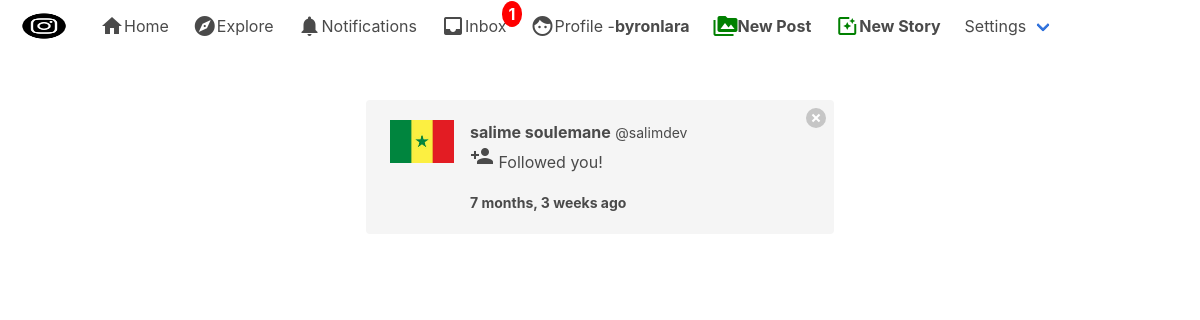
The app's page /notifications/ (signed in) with its own data.
### notifications/models.py (models this page shows)
class Notification(models.Model):
	NOTIFICATION_TYPES = ((1,'Like'),(2,'Comment'), (3,'Follow'))
	post = models.ForeignKey('post.Post', on_delete=models.CASCADE, related_name="noti_post", blank=True, null=True)
	sender = models.ForeignKey(User, on_delete=models.CASCADE, related_name="noti_from_user")
	user = models.ForeignKey(User, on_delete=models.CASCADE, related_name="noti_to_user")
	notification_type = models.IntegerField(choices=NOTIFICATION_TYPES)
	text_preview = models.CharField(max_length=90, blank=True)
	date = models.DateTimeField(auto_now_add=True)
	is_seen = models.BooleanField(default=False)

### authy/models.py (models this page shows, shortened)
class Profile(models.Model):
	user = models.OneToOneField(User, on_delete=models.CASCADE, related_name='profile')
	first_name = models.CharField(max_length=50, null=True, blank=True)
	last_name = models.CharField(max_length=50, null=True, blank=True)
	location = models.CharField(max_length=50, null=True, blank=True)
	url = models.CharField(max_length=80, null=True, blank=True)
	profile_info = models.TextField(max_length=150, null=True, blank=True)
	created = models.DateField(auto_now_add=True)
	favorites = models.ManyToManyField(Post)
	picture = models.ImageField(upload_to=user_directory_path, blank=True, null=True, verbose_name='Picture')

### notifications/views.py (the view)
# urls.py: path('', ShowNOtifications, name='show-notifications'),
def ShowNOtifications(request):
	user = request.user
	notifications = Notification.objects.filter(user=user).order_by('-date')
	Notification.objects.filter(user=user, is_seen=False).update(is_seen=True)
	template = loader.get_template('notifications.html')
	context = {
		'notifications': notifications,
	}
	return HttpResponse(template.render(context, request))

### direct/views.py (called while the page is built)
def checkDirects(request):
	directs_count = 0
	if request.user.is_authenticated:
		directs_count = Message.objects.filter(user=request.user, is_read=False).count()
	return {'directs_count':directs_count}

### notifications/views.py (called while the page is built)
def CountNotifications(request):
	count_notifications = 0
	if request.user.is_authenticated:
		count_notifications = Notification.objects.filter(user=request.user, is_seen=False).count()
	return {'count_notifications':count_notifications}

### instagram_clone/templates/notifications.html (shortened to what this page needs)
{% extends 'base.html' %}
{% load static %}
{% load humanize %}
{% block content %}
    <div class="columns is-mobile is-centered">
    <div class="column is-half">
{% for notification in notifications %}
{% if notification.notification_type == 3 %}
      <div class="notification">
      <a href="{% url 'delete-notification' notification.id %}" class="delete"></a>
      <article class="media">
  <figure class="media-left">
    <p class="image is-64x64">
          {% if notification.sender.profile.picture %}
            <img src="{{ notification.sender.profile.picture.url }}" alt="Placeholder image">
          {% else %}
            <img src="https://bulma.io/images/placeholders/96x96.png" alt="Placeholder image">
        {% endif %}
    </p>
  </figure>
  <div class="media-content">
    <div class="content">
        <strong>{{ notification.sender.profile.first_name }} {{ notification.sender.profile.last_name }}</strong> <small>@{{ notification.sender.username }}</small>
        <br>
        <p><i class="material-icons">person_add</i> Followed you!</p>
        <strong><small>{{ notification.date|naturaltime }}</small></strong>
    </div>
  </div>
</article>
      </div>
{% endif %}
{% endfor %}
    </div>
    </div>
{% endblock %}

### instagram_clone/templates/base.html (shortened to what this page needs)
{% load static %}
<!DOCTYPE html>
<html>
  <head>
    <link rel="stylesheet" href="{% static 'css/bulma.min.css' %}">
    <link rel="stylesheet" href="{% static 'css/style.css' %}">
  </head>
  <body>
  <nav class="navbar" role="navigation" aria-label="main navigation">
  <div class="navbar-brand">
    <a class="navbar-item" href="">
      <img src="{% static 'img/instagram_black.png' %}" width="64" height="64">
    </a>
  </div>
  <div id="navbarBasicExample" class="navbar-menu">
    <div class="navbar-start">
      <a href="{% url 'index' %}" class="navbar-item">
        <i class="material-icons">home</i>
        Home
      </a>
      <a class="navbar-item">
        <i class="material-icons">explore</i>
        Explore
      </a>
      <a href="{% url 'show-notifications' %}" class="navbar-item">
        <i class="material-icons">notifications</i>
        Notifications
      </a>
      <a href="{% url 'inbox' %}" class="navbar-item">
        <i class="material-icons">inbox</i>
        Inbox
        {% if directs_count %}
        <span class="badge">{{ directs_count }}</span>
        {% endif %}
      </a>
      <a href="{% url 'profile' request.user %}" class="navbar-item">
        <i class="material-icons">face</i>
        Profile - <strong>{{ request.user }}</strong>
      </a>
        <a href="{% url 'newpost' %}" class="navbar-item">
          <i style="color: green;" class="material-icons">perm_media</i>
          <strong>New Post</strong>
        </a>
        <a href="{% url 'newstory' %}" class="navbar-item">
          <i style="color: green;" class="material-icons">photo_filter</i>
          <strong>New Story</strong>
        </a>
      <div class="navbar-item has-dropdown is-hoverable">
        <a class="navbar-link">
          Settings
        </a>
      </div>
    </div>
  </div>
</nav>
  <section class="section">
    <div class="container">
      {% block content %}
      {% endblock %}
    </div>
  </section>
  </body>
</html>

### instagram_clone/static/css/style.css (style rules this page uses)
.badge { position: absolute; top: 1px; right: -4px; padding: 1px 7px; border-radius: 50%; background: red; color: white; font-weight: bold; }
* { box-sizing:border-box }

### records on screen
Notification: sender.profile.picture (placeholder picture), sender.profile.first_name "salime", sender.profile.last_name "soulemane", sender.username "salimdev", date "7 months, 3 weeks ago"

### other values on screen
{{ directs_count }} "1"
{{ request.user }} "byronlara"
